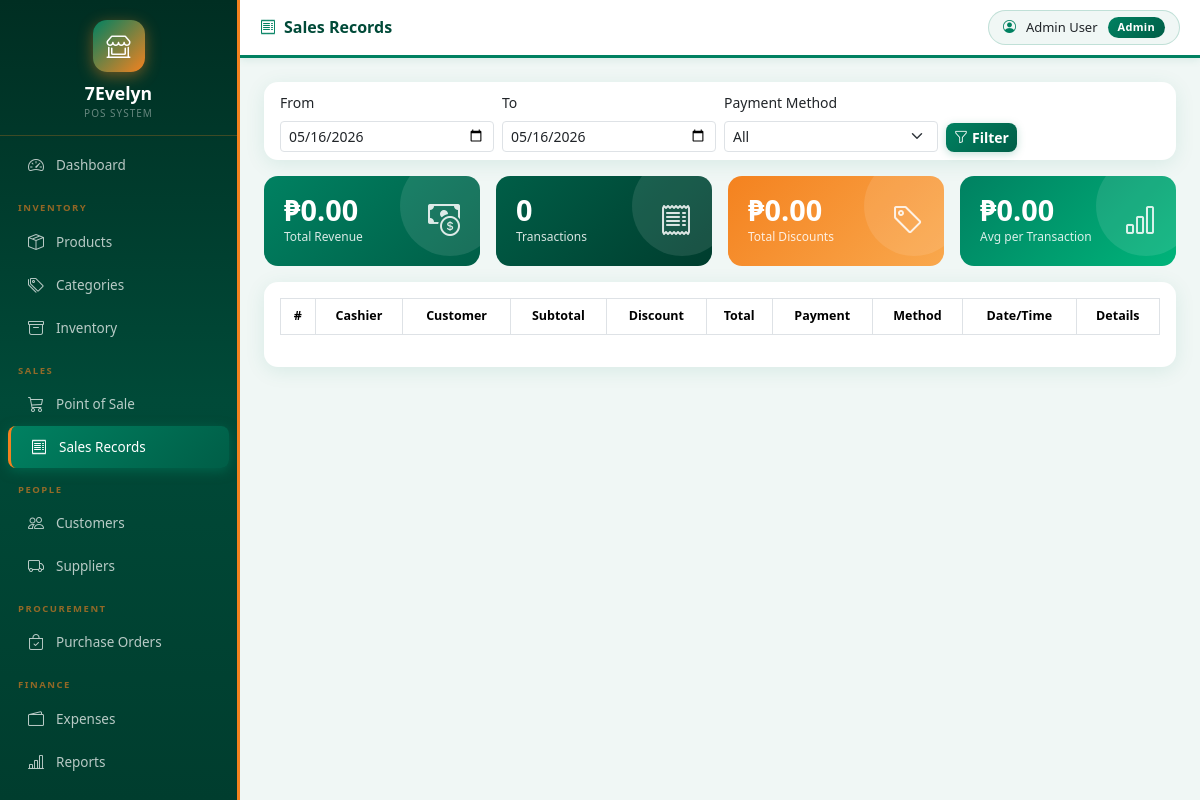
/frontend/sales.php (signed in), run on an earlier commit of the app's database.
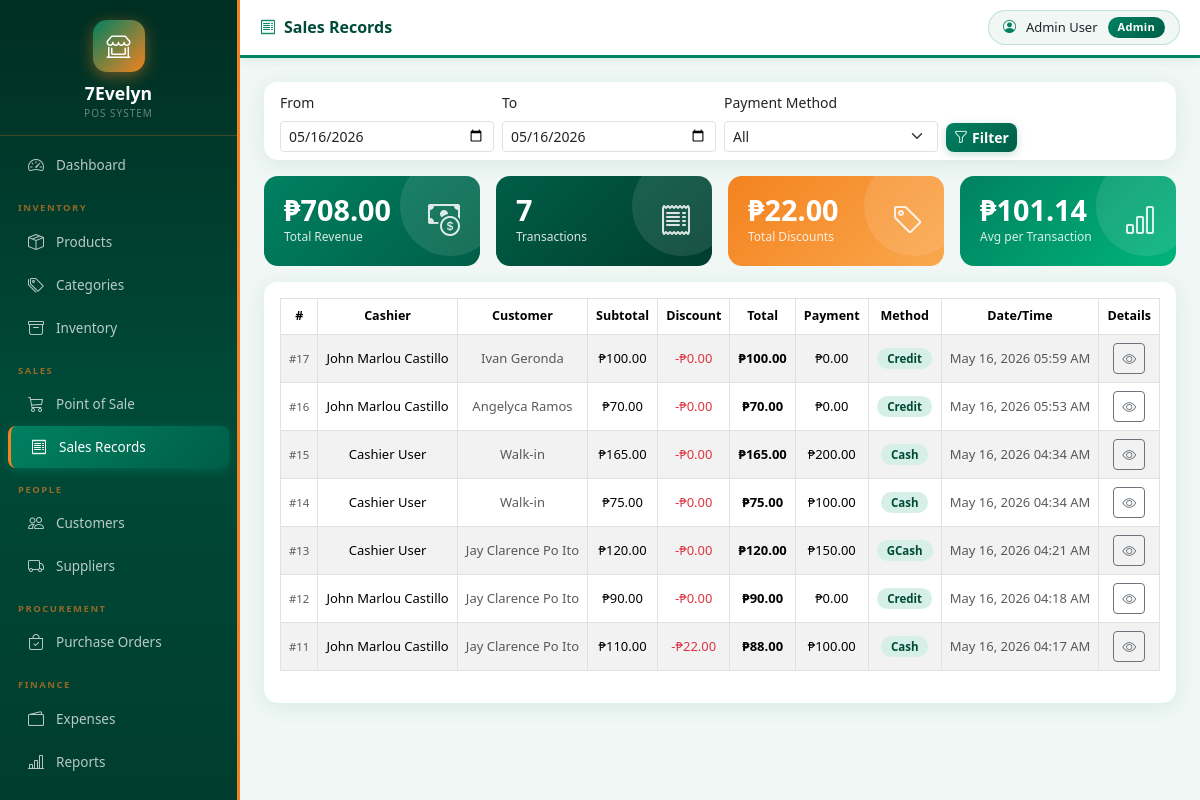
And on a later commit of the database.
### tables this page shows
CREATE TABLE `sales` (
  `salesID` int(11) NOT NULL,
  `userID` int(11) NOT NULL,
  `customerID` int(11) DEFAULT NULL,
  `total_amount` decimal(10,2) NOT NULL,
  `discount_amount` decimal(10,2) NOT NULL DEFAULT 0.00,
  `tax_amount` decimal(10,2) NOT NULL DEFAULT 0.00,
  `payment` decimal(10,2) NOT NULL,
  `change_amount` decimal(10,2) NOT NULL,
  `payment_method` enum('Cash','Credit','GCash','Card') NOT NULL DEFAULT 'Cash',
  `saleDate` timestamp NOT NULL DEFAULT current_timestamp()
);

CREATE TABLE `customer` (
  `customerID` int(11) NOT NULL,
  `customerName` varchar(100) NOT NULL,
  `contactNo` varchar(20) NOT NULL DEFAULT '',
  `email` varchar(80) DEFAULT NULL,
  `address` varchar(255) DEFAULT NULL,
  `credit_balance` decimal(10,2) NOT NULL DEFAULT 0.00,
  `dateCreated` timestamp NOT NULL DEFAULT current_timestamp(),
  `dateDeleted` date DEFAULT NULL
);

### frontend/sales.php (the view, shortened to what this page needs)
<?php
$dateFrom = $_GET['date_from'] ?? date('Y-m-d');
$dateTo   = $_GET['date_to'] ?? date('Y-m-d');
?>
<?php include 'header.php'; ?>
<?php include 'nav.php'; ?>
<div class="topbar no-print">
    <h5><i class="bi bi-receipt me-2" style="color:var(--ev-purple);"></i>Sales Records</h5>
    <div class="ms-auto"><div class="user-badge"><i class="bi bi-person-circle" style="color:var(--ev-purple);"></i><span><?php echo htmlspecialchars($_SESSION['userName']); ?></span><span class="role-pill"><?php echo htmlspecialchars($_SESSION['roleName']); ?></span></div></div>
</div>
<div class="page-body">
    <div class="card card-shadow mb-3">
        <div class="card-body py-2">
            <form method="GET" class="row g-2 align-items-end">
                <div class="col-md-3"><label class="form-label small">From</label><input type="date" name="date_from" class="form-control form-control-sm" value="<?php echo $dateFrom; ?>"></div>
                <div class="col-md-3"><label class="form-label small">To</label><input type="date" name="date_to" class="form-control form-control-sm" value="<?php echo $dateTo; ?>"></div>
                <div class="col-md-3"><label class="form-label small">Payment Method</label>
                  <select name="method" class="form-select form-select-sm">
                    <option value="">All</option>
                  </select>
                </div>
                <div class="col-md-3"><button type="submit" class="btn btn-ev btn-sm"><i class="bi bi-funnel me-1"></i>Filter</button></div>
            </form>
        </div>
    </div>
    <?php
    $sql = "SELECT s.salesID, CONCAT(u.givenName,' ',u.surName) AS cashier, c.customerName, s.total_amount, s.discount_amount, s.tax_amount, s.payment, s.change_amount, s.payment_method, s.saleDate FROM sales s JOIN users u ON s.userID=u.userID LEFT JOIN customer c ON s.customerID=c.customerID WHERE DATE(s.saleDate) BETWEEN '$dateFrom' AND '$dateTo'";
    $sql .= " ORDER BY s.saleDate DESC";
    $sales = $conn->query($sql);
    $totalsql = "SELECT COALESCE(SUM(total_amount),0) AS revenue, COUNT(*) AS txnCount, COALESCE(SUM(discount_amount),0) AS totalDisc FROM sales WHERE DATE(saleDate) BETWEEN '$dateFrom' AND '$dateTo'";
    $totals = $conn->query($totalsql)->fetch_assoc();
    ?>
    <div class="row g-3 mb-3">
        <div class="col-md-3">
            <div class="stat-card bg-grad-purple">
                <div class="d-flex justify-content-between align-items-start">
                    <div><div class="stat-val">₱<?php echo number_format($totals['revenue'],2); ?></div><div class="stat-lbl">Total Revenue</div></div>
                    <i class="bi bi-cash-coin stat-icon"></i>
                </div>
            </div>
        </div>
        <div class="col-md-3">
            <div class="stat-card bg-grad-blue">
                <div class="d-flex justify-content-between align-items-start">
                    <div><div class="stat-val"><?php echo $totals['txnCount']; ?></div><div class="stat-lbl">Transactions</div></div>
                    <i class="bi bi-receipt stat-icon"></i>
                </div>
            </div>
        </div>
        <div class="col-md-3">
            <div class="stat-card bg-grad-orange">
                <div class="d-flex justify-content-between align-items-start">
                    <div><div class="stat-val">₱<?php echo number_format($totals['totalDisc'],2); ?></div><div class="stat-lbl">Total Discounts</div></div>
                    <i class="bi bi-tag stat-icon"></i>
                </div>
            </div>
        </div>
        <div class="col-md-3">
            <div class="stat-card bg-grad-green">
                <div class="d-flex justify-content-between align-items-start">
                    <div><div class="stat-val">₱<?php echo $totals['txnCount'] > 0 ? number_format($totals['revenue']/$totals['txnCount'],2) : '0.00'; ?></div><div class="stat-lbl">Avg per Transaction</div></div>
                    <i class="bi bi-bar-chart stat-icon"></i>
                </div>
            </div>
        </div>
    </div>
    <div class="card card-shadow">
        <div class="card-body">
            <table id="salesTable" class="table table-bordered table-striped text-center">
                <thead style="background:var(--ev-gradient);color:#fff;">
                    <tr><th>#</th><th>Cashier</th><th>Customer</th><th>Subtotal</th><th>Discount</th><th>Total</th><th>Payment</th><th>Method</th><th>Date/Time</th><th>Details</th></tr>
                </thead>
                <tbody>
                <?php while($r=$sales->fetch_assoc()): ?>
                <tr>
                    <td><small class="text-muted">#<?php echo $r['salesID']; ?></small></td>
                    <td><?php echo htmlspecialchars($r['cashier']); ?></td>
                    <td class="text-muted small"><?php echo htmlspecialchars($r['customerName'] ?? 'Walk-in'); ?></td>
                    <td>₱<?php echo number_format($r['total_amount']+$r['discount_amount']-$r['tax_amount'],2); ?></td>
                    <td class="text-danger">-₱<?php echo number_format($r['discount_amount'],2); ?></td>
                    <td><strong>₱<?php echo number_format($r['total_amount'],2); ?></strong></td>
                    <td>₱<?php echo number_format($r['payment'],2); ?></td>
                    <td><span class="badge-active"><?php echo $r['payment_method']; ?></span></td>
                    <td class="small text-muted"><?php echo date('M d, Y h:i A',strtotime($r['saleDate'])); ?></td>
                    <td><button class="btn btn-sm btn-outline-secondary" onclick="viewSaleDetails(<?php echo $r['salesID']; ?>)"><i class="bi bi-eye"></i></button></td>
                </tr>
                <?php endwhile; ?>
                </tbody>
            </table>
        </div>
    </div>
</div>
</div></div>
</body></html>

### frontend/header.php (shortened to what this page needs)
<!DOCTYPE html>
<html lang="en">
<head>
<link href="https://cdn.jsdelivr.net/npm/bootstrap@5.3.2/dist/css/bootstrap.min.css" rel="stylesheet">
<link rel="stylesheet" href="https://cdn.jsdelivr.net/npm/bootstrap-icons@1.11.1/font/bootstrap-icons.css">
<link rel="stylesheet" href="https://cdn.datatables.net/1.13.7/css/dataTables.bootstrap5.min.css">
</head>
<body>
<div class="main-wrapper">

### frontend/nav.php (shortened to what this page needs)
<?php
$currentPage = basename($_SERVER['PHP_SELF']);
function navActive($page, $current) {
    return $page === $current ? ' active' : '';
}
?>
<div class="sidebar">
    <div class="sidebar-brand">
        <div class="sidebar-logo" id="sidebarLogoWrap">
            <i class="bi bi-shop-window" id="sidebarLogoIcon"></i>
        </div>
        <div class="brand-name" id="sidebarBrandName">7Evelyn</div>
        <div class="brand-sub">POS System</div>
    </div>
    <div class="mt-2 pb-3">
        <a href="dashboard.php" class="<?php echo navActive('dashboard.php',$currentPage); ?>">
            <i class="bi bi-speedometer2"></i> Dashboard
        </a>
        <?php if(in_array($_SESSION['roleName'], ['Admin','Owner'])): ?>
        <div class="nav-section-label">Inventory</div>
        <a href="product.php"  class="<?php echo navActive('product.php',$currentPage); ?>"><i class="bi bi-box-seam"></i> Products</a>
        <a href="category.php" class="<?php echo navActive('category.php',$currentPage); ?>"><i class="bi bi-tags"></i> Categories</a>
        <a href="stocks.php"   class="<?php echo navActive('stocks.php',$currentPage); ?>"><i class="bi bi-archive"></i> Inventory</a>
        <?php elseif($_SESSION['roleName']==='Cashier'): ?>
        <div class="nav-section-label">Inventory</div>
        <a href="stocks.php"   class="<?php echo navActive('stocks.php',$currentPage); ?>"><i class="bi bi-archive"></i> Stock Viewer</a>
        <?php endif; ?>
        <div class="nav-section-label">Sales</div>
        <?php if(in_array($_SESSION['roleName'], ['Admin','Cashier'])): ?>
        <a href="pos.php"      class="<?php echo navActive('pos.php',$currentPage); ?>"><i class="bi bi-cart3"></i> Point of Sale</a>
        <?php endif; ?>
        <a href="sales.php"    class="<?php echo navActive('sales.php',$currentPage); ?>"><i class="bi bi-receipt"></i> Sales Records</a>
        <?php if(in_array($_SESSION['roleName'], ['Admin','Owner'])): ?>
        <div class="nav-section-label">People</div>
        <a href="customer.php" class="<?php echo navActive('customer.php',$currentPage); ?>"><i class="bi bi-people"></i> Customers</a>
        <a href="supplier.php" class="<?php echo navActive('supplier.php',$currentPage); ?>"><i class="bi bi-truck"></i> Suppliers</a>
        <?php elseif($_SESSION['roleName']==='Cashier'): ?>
        <div class="nav-section-label">People</div>
        <a href="customer.php" class="<?php echo navActive('customer.php',$currentPage); ?>"><i class="bi bi-people"></i> Customers</a>
        <?php endif; ?>
        <?php if(in_array($_SESSION['roleName'], ['Admin','Owner'])): ?>
        <div class="nav-section-label">Procurement</div>
        <a href="purchase.php" class="<?php echo navActive('purchase.php',$currentPage); ?>"><i class="bi bi-bag-check"></i> Purchase Orders</a>
        <div class="nav-section-label">Finance</div>
        <a href="expense.php"  class="<?php echo navActive('expense.php',$currentPage); ?>"><i class="bi bi-wallet2"></i> Expenses</a>
        <a href="reports.php"  class="<?php echo navActive('reports.php',$currentPage); ?>"><i class="bi bi-bar-chart-line"></i> Reports</a>
        <?php endif; ?>
        <?php if($_SESSION['roleName'] === 'Admin'): ?>
        <div class="nav-section-label">System</div>
        <?php endif; ?>
    </div>
</div>
<div class="main-content">

### frontend/header.php (style rules this page uses)
:root { --ev-primary: #008161; --ev-primary-dk: #005e47; --ev-accent: #f01b2d; --ev-orange: #f4821f; --ev-white: #ffffff; --ev-purple: #008161; --ev-purple-dark: #005e47; --ev-blue: #005e47; --ev-gradient: linear-gradient(135deg, #008161 0%, #005e47 100%); --ev-gradient-accent: linear-gradient(135deg, #f01b2d 0%, #f4821f 100%); --ev-gradient-warm: linear-gradient(135deg, #f4821f 0%, #f01b2d 100%); --ev-bg: #f0f7f5; --sidebar-w: 240px; }
body { background: var(--ev-bg); }
.sidebar { width: var(--sidebar-w); min-width: var(--sidebar-w); height: 100vh; background: linear-gradient(180deg, #002e22 0%, #004a38 50%, #003d2e 100%); color: white; position: sticky; top: 0; overflow-y: auto; overflow-x: hidden; flex-shrink: 0; border-right: 3px solid #f4821f; }
.sidebar-brand { padding: 20px 16px 14px; border-bottom: 1px solid rgba(244,130,31,0.25); text-align: center; }
.sidebar-logo { width: 52px; height: 52px; background: linear-gradient(135deg, #008161, #f4821f); border-radius: 14px; display: flex; align-items: center; justify-content: center; font-size: 1.5rem; color: white; margin: 0 auto 8px; box-shadow: 0 4px 15px rgba(244,130,31,0.45); overflow: hidden; }
.sidebar-brand .brand-name { font-size: 1.1rem; font-weight: 800; color: #fff; }
.sidebar-brand .brand-sub { font-size: 10px; color: rgba(255,255,255,0.4); letter-spacing: 1px; text-transform: uppercase; }
.nav-section-label { font-size: 9.5px; text-transform: uppercase; letter-spacing: 1.5px; color: rgba(244,130,31,0.6); padding: 14px 18px 4px; font-weight: 700; }
.sidebar a { color: rgba(255,255,255,0.72); text-decoration: none; display: flex; align-items: center; gap: 10px; padding: 9px 18px; font-size: 13.5px; transition: all 0.2s; margin: 1px 8px; border-radius: 8px; }
.sidebar a.active { background: var(--ev-gradient); color: #fff; box-shadow: 0 3px 12px rgba(0,129,97,0.5); border-left: 3px solid #f4821f; }
.sidebar a i { font-size: 1rem; width: 20px; text-align: center; }
.topbar { background: #ffffff; border-bottom: 3px solid #008161; padding: 10px 20px; display: flex; align-items: center; box-shadow: 0 2px 8px rgba(0,129,97,0.1); position: sticky; top: 0; z-index: 100; }
.topbar h5 { margin: 0; font-weight: 800; color: #004a38; font-size: 1rem; }
.user-badge { display: flex; align-items: center; gap: 10px; background: #f0f7f5; padding: 6px 14px; border-radius: 25px; font-size: 13px; border: 1px solid rgba(0,129,97,0.2); }
.role-pill { background: var(--ev-gradient); color: white; padding: 2px 10px; border-radius: 12px; font-size: 11px; font-weight: 700; letter-spacing: 0.3px; }
.btn-ev { background: var(--ev-gradient); color: white; border: none; font-weight: 700; border-radius: 8px; transition: all 0.25s; box-shadow: 0 2px 8px rgba(0,129,97,0.25); }
.card { border-radius: 14px; border: none; }
.card-shadow { box-shadow: 0 4px 20px rgba(0,129,97,0.1); }
.stat-card { border-radius: 14px; padding: 20px; color: white; position: relative; overflow: hidden; }
.stat-card::after { content: ''; position: absolute; top: -20px; right: -20px; width: 100px; height: 100px; background: rgba(255,255,255,0.1); border-radius: 50%; }
.stat-card .stat-icon { font-size: 2rem; opacity: 0.85; }
.stat-card .stat-val { font-size: 1.8rem; font-weight: 800; line-height: 1; }
.stat-card .stat-lbl { font-size: 12px; opacity: 0.85; margin-top: 4px; }
.bg-grad-purple { background: linear-gradient(135deg, #008161, #005e47); }
.bg-grad-blue { background: linear-gradient(135deg, #005e47, #003d2e); }
.bg-grad-green { background: linear-gradient(135deg, #008161, #00b47a); }
.bg-grad-orange { background: linear-gradient(135deg, #f4821f, #f9a84d); }
.table th { font-size: 12.5px; white-space: nowrap; }
.table td { font-size: 13px; vertical-align: middle; }
.table thead[style*="ev-gradient"] th, thead[style*="ev-gradient"] th { color: #000000; }
.badge-active { background: #d6f0e8; color: #004a38; padding: 3px 10px; border-radius: 12px; font-size: 11.5px; font-weight: 700; }
.main-wrapper { display: flex; min-height: 100vh; }
.main-content { flex: 1; min-width: 0; overflow-y: auto; }
.page-body { padding: 24px; }

What changed in the data, as far as the page shows it:
added sales: salesID "17", cashier "John Marlou Castillo", customerID.customerName "Ivan Geronda", $r['total_amount']+$r['discount_amount']-$r['tax_amount'] "100.00", discount_amount "0.00", total_amount "100.00", payment "0.00", payment_method "Credit", saleDate "May 16, 2026 05:59 AM"
added sales: salesID "16", cashier "John Marlou Castillo", customerID.customerName "Angelyca Ramos", $r['total_amount']+$r['discount_amount']-$r['tax_amount'] "70.00", discount_amount "0.00", total_amount "70.00", payment "0.00", payment_method "Credit", saleDate "May 16, 2026 05:53 AM"
added sales: salesID "15", cashier "Cashier User", customerName "Walk-in", $r['total_amount']+$r['discount_amount']-$r['tax_amount'] "165.00", discount_amount "0.00", total_amount "165.00", payment "200.00", payment_method "Cash", saleDate "May 16, 2026 04:34 AM"
added sales: salesID "14", cashier "Cashier User", customerName "Walk-in", $r['total_amount']+$r['discount_amount']-$r['tax_amount'] "75.00", discount_amount "0.00", total_amount "75.00", payment "100.00", payment_method "Cash", saleDate "May 16, 2026 04:34 AM"
added sales: salesID "13", cashier "Cashier User", customerID.customerName "Jay Clarence Po Ito", $r['total_amount']+$r['discount_amount']-$r['tax_amount'] "120.00", discount_amount "0.00", total_amount "120.00", payment "150.00", payment_method "GCash", saleDate "May 16, 2026 04:21 AM"
added sales: salesID "12", cashier "John Marlou Castillo", customerID.customerName "Jay Clarence Po Ito", $r['total_amount']+$r['discount_amount']-$r['tax_amount'] "90.00", discount_amount "0.00", total_amount "90.00", payment "0.00", payment_method "Credit", saleDate "May 16, 2026 04:18 AM"
added sales: salesID "11", cashier "John Marlou Castillo", customerID.customerName "Jay Clarence Po Ito", $r['total_amount']+$r['discount_amount']-$r['tax_amount'] "110.00", discount_amount "22.00", total_amount "88.00", payment "100.00", payment_method "Cash", saleDate "May 16, 2026 04:17 AM"
Also different on the page:
$totals['revenue']: "0.00" → "708.00"
$totals['txnCount']: "0" → "7"
$totals['totalDisc']: "0.00" → "22.00"
$totals['revenue']/$totals['txnCount']: (not shown) → "101.14"
text no longer shown: "0.00"
